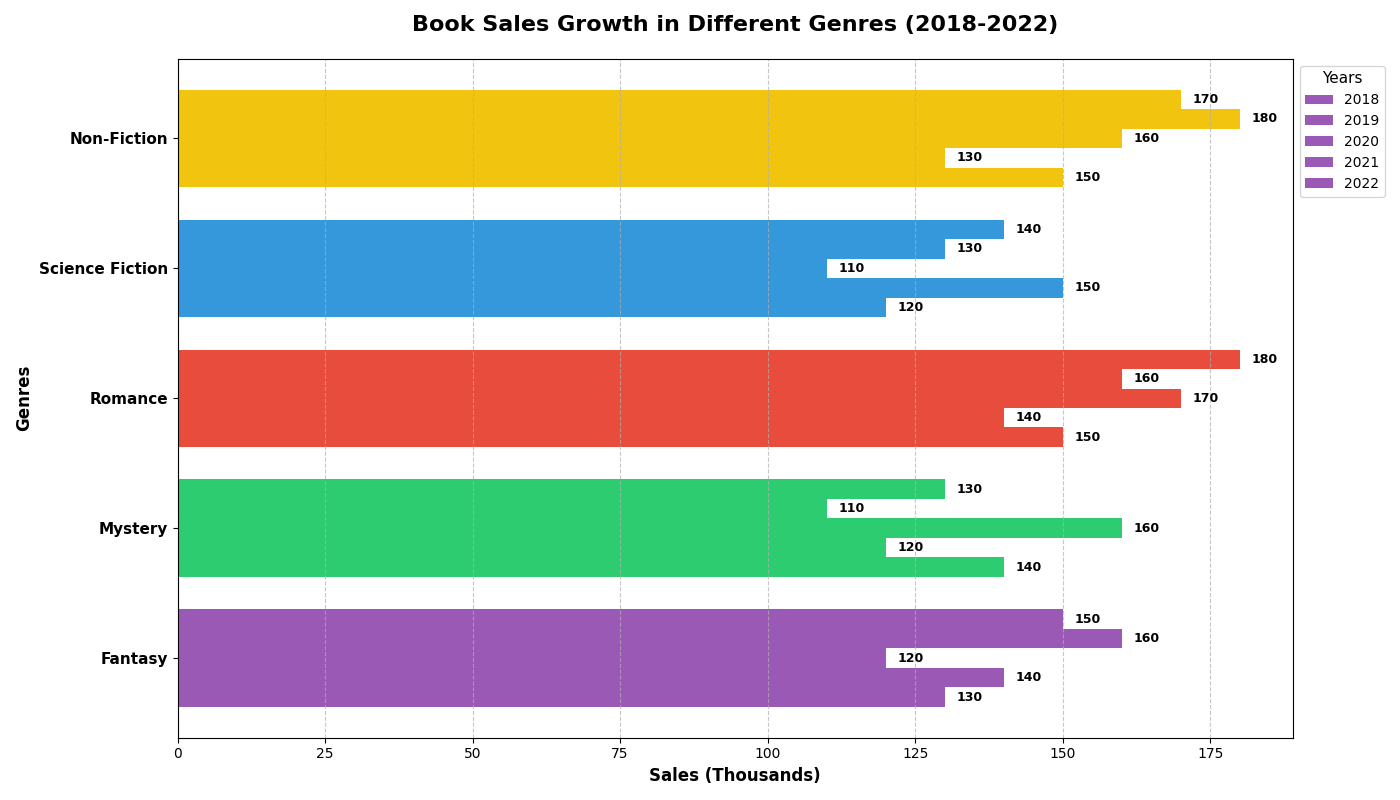

Generate this figure with Python:
import matplotlib.pyplot as plt
import numpy as np

# Define years and genres
years = ["2018", "2019", "2020", "2021", "2022"]
genres = ["Fantasy", "Mystery", "Romance", "Science Fiction", "Non-Fiction"]

# Randomly altered sales data (in thousands) while preserving the dimensional structure
data = np.array([
    [130, 140, 150, 120, 150],
    [140, 120, 140, 150, 130],
    [120, 160, 170, 110, 160],
    [160, 110, 160, 130, 180],
    [150, 130, 180, 140, 170]
])

# Define colors for each genre
colors = ['#9b59b6', '#2ecc71', '#e74c3c', '#3498db', '#f1c40f']

# Create the plot
fig, ax = plt.subplots(figsize=(14, 8))

# Define the height of each bar
bar_height = 0.15

# Position of the genres on the y-axis
indices = np.arange(len(genres))

# Plot each year’s sales for each genre horizontally
for i, year in enumerate(years):
    ax.barh(indices + i * bar_height, data[i], bar_height, color=colors, label=year)

# Set labels and title
ax.set_ylabel('Genres', fontsize=12, weight='bold')
ax.set_xlabel('Sales (Thousands)', fontsize=12, weight='bold')
ax.set_title('Book Sales Growth in Different Genres (2018-2022)', fontsize=16, weight='bold', pad=20)
ax.set_yticks(indices + bar_height * (len(years) - 1) / 2)
ax.set_yticklabels(genres, fontsize=11, weight='bold')
ax.legend(title='Years', loc='upper left', bbox_to_anchor=(1, 1), fontsize=10, title_fontsize='11')

# Add grid for better readability
ax.grid(axis='x', linestyle='--', alpha=0.7)

# Annotate the bars with the sales numbers
for i, year_sales in enumerate(data):
    for j, sales in enumerate(year_sales):
        ax.text(sales + 2, indices[j] + i * bar_height, f'{sales}', va='center', fontsize=9, weight='bold')

# Adjust the layout to prevent overlap
plt.tight_layout()

# Show the plot
plt.show()
